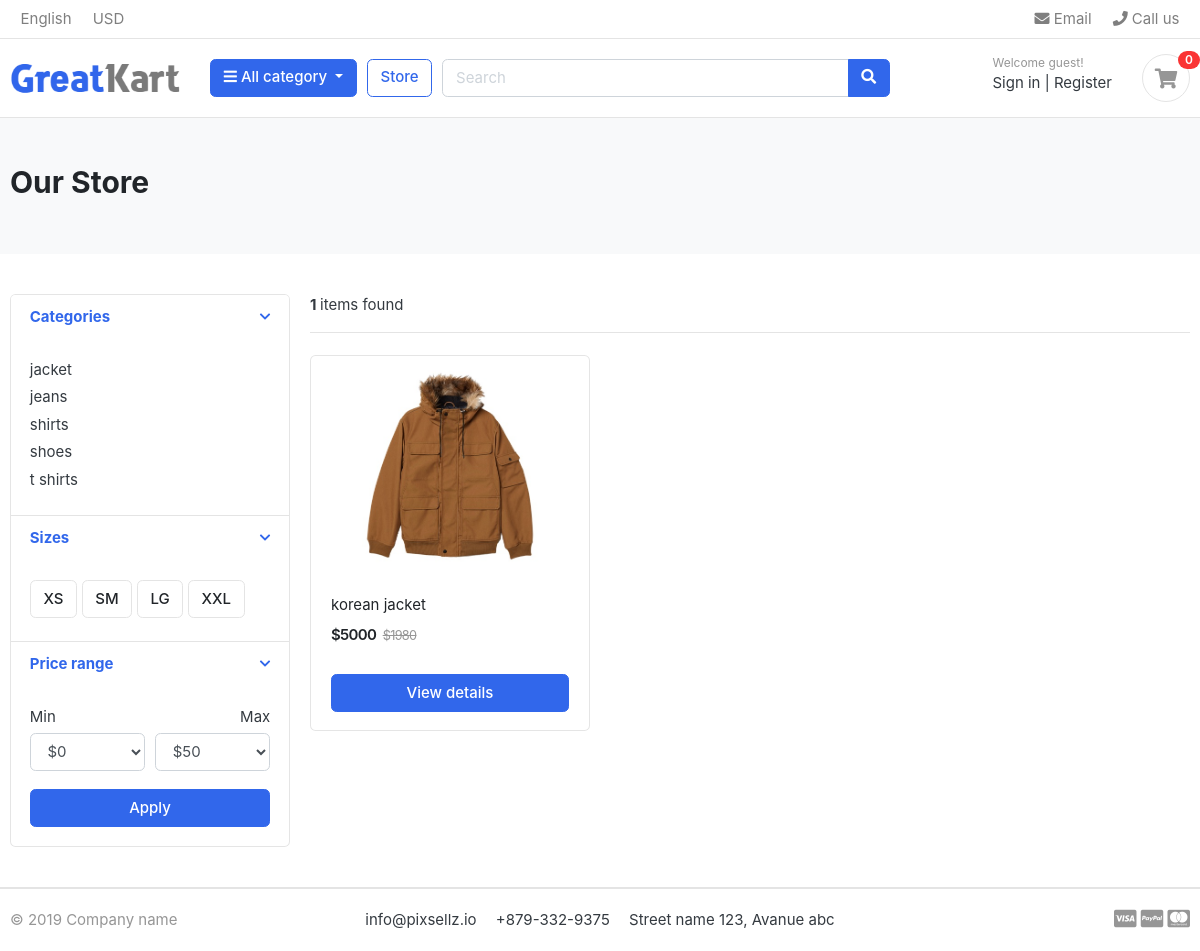
The app's page /store/category/jackets/ with its own data.
### Category/models.py (models this page shows, shortened)
class Category(models.Model):
    category_name=models.CharField(max_length=50,unique=True);
    slug=models.SlugField(max_length=100,unique=True)
    descriptions=models.TextField(max_length=255,blank=True);
    category_image=models.ImageField(upload_to='photos/categories',blank=True)
    class Meta:
        verbose_name_plural = "categories"

### store/models.py (models this page shows, shortened)
class Product(models.Model):
    product_name=models.CharField(max_length=500)
    slug=models.SlugField(max_length=200,unique=True)
    description=models.TextField(max_length=500,blank=True)
    images=models.ImageField(upload_to='photos/products')
    stock=models.IntegerField()
    price=models.IntegerField()
    is_available=models.BooleanField(default=True)
    category=models.ForeignKey(Category,on_delete=models.CASCADE)
    created_date=models.DateTimeField(auto_now_add=True)
    modified_at=models.DateTimeField(auto_now=True)
    def get_url(self):
        return reverse('product_details',args=[self.category.slug, self.slug])

### store/views.py (the view)
# urls.py: path('store/',include('store.urls')),
def store(request,category_slug=None):
    if category_slug!=None:
        categories=get_object_or_404(Category,slug=category_slug)
        all_product=Product.objects.all().filter(is_available=True,category=categories)
        paginator=Paginator(all_product,1)
        page=request.GET.get('page')
        paged_products=paginator.get_page(page)
        count=all_product.count()
    else:
       all_product=Product.objects.all().filter(is_available=True).order_by('id')
       paginator=Paginator(all_product,6)
       page=request.GET.get('page')
       paged_products=paginator.get_page(page)
       count=all_product.count()
    context={
        'all_products':paged_products,
        'count':count,
    }
    return render(request,'store/store.html',context)

### Category/context_processors.py (called while the page is built)
def menu_links(request):
    links=Category.objects.all()
    return dict(links=links)

### cart/context_processors.py (called while the page is built)
def _cart_id(request):
    cart=request.session.session_key
    if not cart:
        cart=request.session.create()
    return cart

def counter(request):
    cart_count=0
    if 'admin' in request.path:
        return {}
    else:
        try:
            cart=Cart.objects.filter(cart_id=_cart_id(request))
            cart_items=Cartitem.objects.all().filter(cart=cart[:1])
            for item in cart_items:
                cart_count=cart_count+item.quantity
        except Cart.DoesNotExist:
            cart_count=0
    return dict(cart_count=cart_count)

### templates/store/store.html (shortened to what this page needs)
{% extends 'base.html' %}
{% load static %}
{% block content %}
<section class="section-pagetop bg">
	<div class="container">
		{% if 'search' in request.path %}
		<h2 class="title-page">Search Result</h2>
		{% else %}
		<h2 class="title-page">Our Store</h2>
		{% endif %}
	</div>
</section>
<section class="section-content padding-y">
	<div class="container">
		<div class="row">
			<aside class="col-md-3">
				<div class="card">
					<article class="filter-group">
						<header class="card-header">
							<a href="#" data-toggle="collapse" data-target="#collapse_1" aria-expanded="true" class="">
								<i class="icon-control fa fa-chevron-down"></i>
								<h6 class="title">Categories</h6>
							</a>
						</header>
						<div class="filter-content collapse show" id="collapse_1" style="">
							<div class="card-body">
								<ul class="list-menu">
									{% for category in links %}
									<li><a href="{% url 'product_by_category' category.slug %}">{{category.category_name}}
										</a></li>
									{% endfor %}
								</ul>
							</div>
						</div>
					</article>
					<article class="filter-group">
						<header class="card-header">
							<a href="#" data-toggle="collapse" data-target="#collapse_4" aria-expanded="true" class="">
								<i class="icon-control fa fa-chevron-down"></i>
								<h6 class="title">Sizes </h6>
							</a>
						</header>
						<div class="filter-content collapse show" id="collapse_4" style="">
							<div class="card-body">
								<label class="checkbox-btn">
									<span class="btn btn-light"> XS </span>
								</label>
								<label class="checkbox-btn">
									<span class="btn btn-light"> SM </span>
								</label>
								<label class="checkbox-btn">
									<span class="btn btn-light"> LG </span>
								</label>
								<label class="checkbox-btn">
									<span class="btn btn-light"> XXL </span>
								</label>
							</div>
						</div>
					</article>
					<article class="filter-group">
						<header class="card-header">
							<a href="#" data-toggle="collapse" data-target="#collapse_3" aria-expanded="true" class="">
								<i class="icon-control fa fa-chevron-down"></i>
								<h6 class="title">Price range </h6>
							</a>
						</header>
						<div class="filter-content collapse show" id="collapse_3" style="">
							<div class="card-body">
								<div class="form-row">
									<div class="form-group col-md-6">
										<label>Min</label>
										<select class="mr-2 form-control">
											<option value="0">$0</option>
										</select>
									</div>
									<div class="form-group text-right col-md-6">
										<label>Max</label>
										<select class="mr-2 form-control">
											<option value="50">$50</option>
										</select>
									</div>
								</div>
								<button class="btn btn-block btn-primary">Apply</button>
							</div>
						</div>
					</article>
				</div>
			</aside>
			<main class="col-md-9">
				<header class="border-bottom mb-4 pb-3">
					<div class="form-inline">
						<span class="mr-md-auto"> <b>{{count}} </b> items found</span>
					</div>
				</header>
				<div class="row">
					{% if all_products %}
					{% for product in all_products %}
					<div class="col-md-4">
						<figure class="card card-product-grid">
							<div class="img-wrap">
								<a href="{{product.get_url}}"><img src="{{product.images.url}}"></a>
							</div>
							<figcaption class="info-wrap">
								<div class="fix-height">
									<a href="{{product.get_url}}" class="title">{{product.product_name}}</a>
									<div class="price-wrap mt-2">
										<span class="price">${{product.price}}</span>
										<del class="price-old">$1980</del>
									</div>
								</div>
								<a href="{{product.get_url}}" class=" btn btn-block btn-primary ">View details </a>
							</figcaption>
						</figure>
					</div>
					{% endfor %}
					{% else %}
					<h2 class="title-page" > No Search items are found! please try again</h2>
					{% endif %}
				</div>
			</main>
		</div>
	</div>
</section>
{% endblock %}

### static/css/ui.css (style rules this page uses)
html { font-family: "Inter", sans-serif; font-size: 15px; }
.img-wrap { text-align: center; display: block; }
.img-wrap img { max-width: 100%; }
.price-wrap { letter-spacing: -0.7px; }
.padding-y { padding-top: 40px; padding-bottom: 40px; }
figure { margin-bottom: 0; }
article:after, .form-group:after { display: block; clear: both; content: ""; }
.bg { background-color: #f8f9fa; }
.title-page { color: #212529; }
.btn-light { background-color: #fff; border-color: #e4e4e4; }
[class*=list-] li:after { visibility: hidden; display: block; content: ""; overflow: hidden; height: 0; clear: both; }
.list-menu { list-style: none; margin: 0; padding-left: 0; }
.list-menu li { margin-bottom: 5px; }
.list-menu a { color: #343a40; }
[class*=card-product] a.title { color: #212529; display: block; }
[class*=card-product] .img-wrap { overflow: hidden; position: relative; }
[class*=card-product] .img-wrap img { height: 100%; max-width: 100%; width: auto; display: inline-block; -o-object-fit: cover; object-fit: cover; }
.card-product-grid { margin-bottom: 20px; }
.card-product-grid .img-wrap { border-radius: 0.2rem 0.2rem 0 0; height: 220px; }
.card-product-grid .info-wrap { overflow: hidden; padding: 18px 20px; }
.card-product-grid .fix-height { height: 80px; overflow: hidden; }
.card .img-wrap { overflow: hidden; }
.price { font-weight: 600; color: #212529; }
.price-old { color: #969696; margin-left: 3px; font-size: 85%; }
.icon-control { margin-top: 5px; float: right; font-size: 80%; }
.card-header .title { margin-bottom: 0; line-height: 1.5; }
.filter-group { border-bottom: 1px solid #e4e4e4; }
.filter-group .card-header { border-bottom: 0; }
.filter-group:last-child { border-bottom: 0; }
.checkbox-btn { position: relative; }
.section-pagetop { padding: 45px 0; }

### records on screen
Category: category_name "jacket"
Category: category_name "jeans"
Category: category_name "shirts"
Category: category_name "shoes"
Category: category_name "t shirts"
Product: images (picture), product_name "korean jacket", price "5000"

### other values on screen
{{ cart_count }} "0"
{{ count }} "1"
